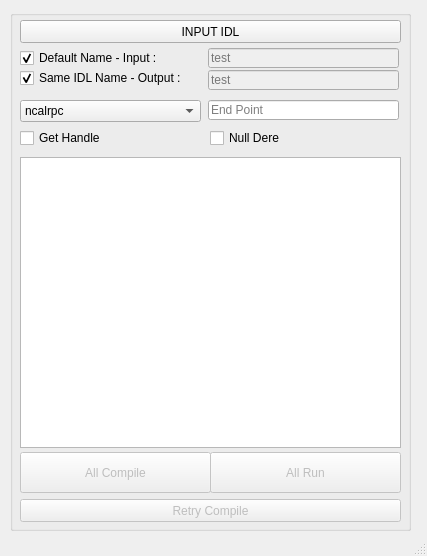
<?xml version="1.0" encoding="UTF-8"?>
<ui version="4.0">
 <class>MainWindow</class>
 <widget class="QMainWindow" name="MainWindow">
  <property name="geometry">
   <rect>
    <x>0</x>
    <y>0</y>
    <width>427</width>
    <height>556</height>
   </rect>
  </property>
  <property name="windowTitle">
   <string>RpcFuzzer</string>
  </property>
  <widget class="QWidget" name="centralwidget">
   <widget class="QGroupBox" name="groupBox">
    <property name="geometry">
     <rect>
      <x>10</x>
      <y>10</y>
      <width>401</width>
      <height>521</height>
     </rect>
    </property>
    <property name="title">
     <string/>
    </property>
    <widget class="QPushButton" name="IDL_Button">
     <property name="geometry">
      <rect>
       <x>10</x>
       <y>10</y>
       <width>381</width>
       <height>23</height>
      </rect>
     </property>
     <property name="text">
      <string>INPUT IDL</string>
     </property>
    </widget>
    <widget class="QLineEdit" name="input_lineEdit">
     <property name="enabled">
      <bool>false</bool>
     </property>
     <property name="geometry">
      <rect>
       <x>198</x>
       <y>38</y>
       <width>191</width>
       <height>20</height>
      </rect>
     </property>
     <property name="text">
      <string/>
     </property>
     <property name="placeholderText">
      <string>test</string>
     </property>
    </widget>
    <widget class="QLineEdit" name="output_lineEdit">
     <property name="enabled">
      <bool>false</bool>
     </property>
     <property name="geometry">
      <rect>
       <x>198</x>
       <y>60</y>
       <width>191</width>
       <height>20</height>
      </rect>
     </property>
     <property name="text">
      <string/>
     </property>
     <property name="placeholderText">
      <string>test</string>
     </property>
    </widget>
    <widget class="QCheckBox" name="input_checkBox">
     <property name="geometry">
      <rect>
       <x>10</x>
       <y>40</y>
       <width>181</width>
       <height>16</height>
      </rect>
     </property>
     <property name="text">
      <string>Default Name - Input : </string>
     </property>
     <property name="checked">
      <bool>true</bool>
     </property>
    </widget>
    <widget class="QCheckBox" name="output_checkBox">
     <property name="geometry">
      <rect>
       <x>10</x>
       <y>60</y>
       <width>191</width>
       <height>16</height>
      </rect>
     </property>
     <property name="text">
      <string>Same IDL Name - Output : </string>
     </property>
     <property name="checked">
      <bool>true</bool>
     </property>
    </widget>
    <widget class="QComboBox" name="prot_comboBox">
     <property name="geometry">
      <rect>
       <x>10</x>
       <y>90</y>
       <width>181</width>
       <height>22</height>
      </rect>
     </property>
     <item>
      <property name="text">
       <string>ncalrpc</string>
      </property>
     </item>
     <item>
      <property name="text">
       <string>ncacn_np</string>
      </property>
     </item>
    </widget>
    <widget class="QLineEdit" name="EndPoint_lineEdit">
     <property name="geometry">
      <rect>
       <x>198</x>
       <y>90</y>
       <width>191</width>
       <height>20</height>
      </rect>
     </property>
     <property name="placeholderText">
      <string>End Point</string>
     </property>
    </widget>
    <widget class="QListWidget" name="methods_listWidget">
     <property name="geometry">
      <rect>
       <x>10</x>
       <y>147</y>
       <width>381</width>
       <height>291</height>
      </rect>
     </property>
    </widget>
    <widget class="QPushButton" name="retry_pushButton">
     <property name="enabled">
      <bool>false</bool>
     </property>
     <property name="geometry">
      <rect>
       <x>10</x>
       <y>489</y>
       <width>381</width>
       <height>23</height>
      </rect>
     </property>
     <property name="text">
      <string>Retry Compile</string>
     </property>
    </widget>
    <widget class="QCheckBox" name="handle_checkBox">
     <property name="geometry">
      <rect>
       <x>10</x>
       <y>120</y>
       <width>181</width>
       <height>16</height>
      </rect>
     </property>
     <property name="text">
      <string>Get Handle</string>
     </property>
    </widget>
    <widget class="QPushButton" name="all_compile_pushButton">
     <property name="enabled">
      <bool>false</bool>
     </property>
     <property name="geometry">
      <rect>
       <x>10</x>
       <y>442</y>
       <width>191</width>
       <height>41</height>
      </rect>
     </property>
     <property name="text">
      <string>All Compile</string>
     </property>
    </widget>
    <widget class="QPushButton" name="all_run_pushButton">
     <property name="enabled">
      <bool>false</bool>
     </property>
     <property name="geometry">
      <rect>
       <x>200</x>
       <y>442</y>
       <width>191</width>
       <height>41</height>
      </rect>
     </property>
     <property name="text">
      <string>All Run</string>
     </property>
    </widget>
    <widget class="QCheckBox" name="nulldere_checkBox">
     <property name="geometry">
      <rect>
       <x>200</x>
       <y>120</y>
       <width>191</width>
       <height>16</height>
      </rect>
     </property>
     <property name="text">
      <string>Null Dere</string>
     </property>
    </widget>
   </widget>
  </widget>
  <widget class="QMenuBar" name="menubar">
   <property name="geometry">
    <rect>
     <x>0</x>
     <y>0</y>
     <width>427</width>
     <height>21</height>
    </rect>
   </property>
  </widget>
  <widget class="QStatusBar" name="statusbar"/>
 </widget>
 <resources/>
 <connections/>
</ui>
